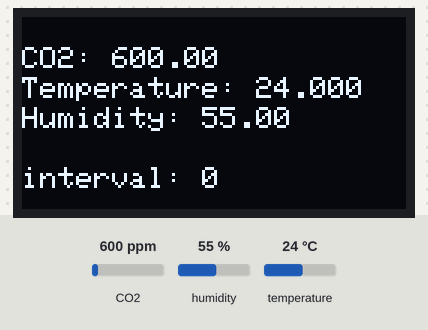
The program below on a simulated Raspberry Pi Pico running CircuitPython. Parts: 128×64 one-colour display. The test bench sets the inputs (shaded band); at power-on: CO2 600 ppm, humidity 55 %, temperature 24 °C. What the program prints to the serial console is not drawn.

Above: at 1.7 s.
1.8 s: CO2 set to 452 ppm
At 4.3 s:
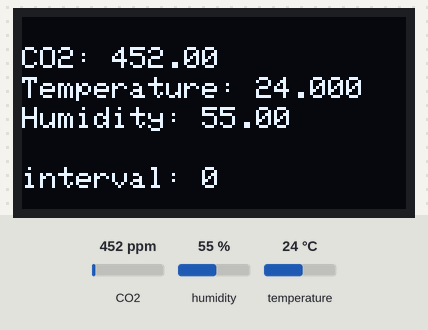
4.7 s: humidity set to 22 %
At 6.7 s:
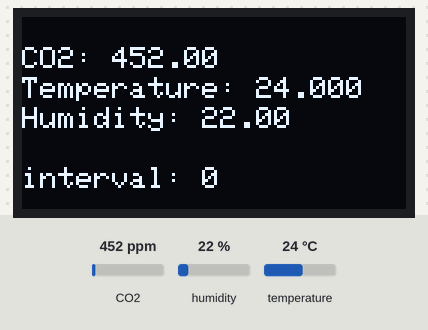
7.3 s: temperature set to 12 °C
At 9.0 s:
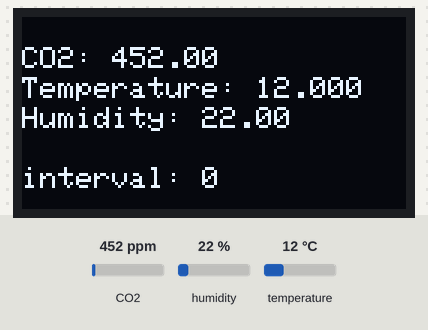
10.0 s: CO2 set to 1050 ppm
At 11.5 s:
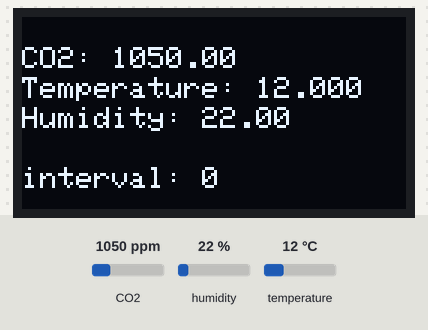
12.6 s: humidity set to 40 %
At 15.1 s:
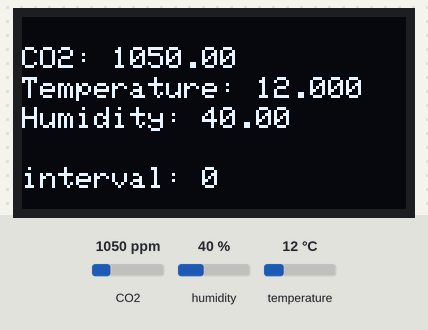
Timing chart, 0 to 16.2 s (numbered marks = the images above; inputs shaded):
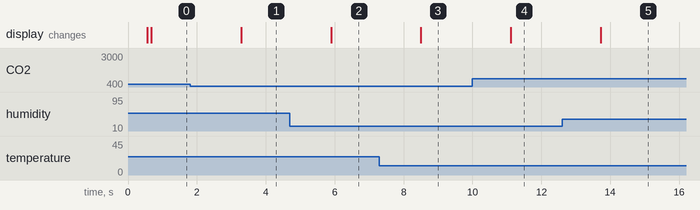

Measured:
- after the input at 1.8 s, the display: changes after 1.5 s (image 1)
- after the input at 4.7 s, the display: changes after 1.2 s (image 2)
- after the input at 7.3 s, the display: changes after 1.2 s (image 3)
- after the input at 10.0 s, the display: changes after 1.1 s (image 4)
- after the input at 12.6 s, the display: changes after 1.1 s (image 5)

The program:

co2+display.py
```python
import time
import board
import busio
import adafruit_scd30
import adafruit_ssd1306

# SCD-30 has tempremental I2C with clock stretching, datasheet recommends
# starting at 50KHz
# NOTE: CircuitPython and MicroPython pinout if different.
# CircuitPython:
# SCL = GP5
# SDA = GP4
i2c = busio.I2C(board.GP5, board.GP4, frequency=50000)
scd = adafruit_scd30.SCD30(i2c)
time.sleep(0.5) # Wait a bit for the sensor to boot up
oled = adafruit_ssd1306.SSD1306_I2C(128, 64, i2c)
oled.fill(0)
oled.text("lalal", 22,22, True)
oled.show()

# scd.temperature_offset = 10
print("Temperature offset:", scd.temperature_offset)

# scd.measurement_interval = 4
print("Measurement interval:", scd.measurement_interval)

# scd.self_calibration_enabled = True
print("Self-calibration enabled:", scd.self_calibration_enabled)

# scd.ambient_pressure = 1100
print("Ambient Pressure:", scd.ambient_pressure)

# scd.altitude = 100
print("Altitude:", scd.altitude, "meters above sea level")

# scd.forced_recalibration_reference = 409
print("Forced recalibration reference:", scd.forced_recalibration_reference)
print("")

while True:
    data = scd.data_available
    if data:
        oled.fill(0)
        print("Data Available!")
        print("CO2:", scd.CO2, "PPM")
        f_string = f"CO2: {scd.CO2:.2f}"
        oled.text(f_string, 0, 10, 1)
        print("Temperature:", scd.temperature, "degrees C")
        temperature_string = f"Temperature: {scd.temperature:.3f}"
        oled.text(temperature_string, 0, 20, True)
        print("Humidity::", scd.relative_humidity, "%%rH")
        rh_string = f"Humidity: {scd.relative_humidity:.2f}"
        oled.text(rh_string, 0, 30, True)
        print("")
        print("Waiting for new data...")
        print("")
        measurement_int_string = f"interval: {scd.measurement_interval}"
        oled.text(measurement_int_string, 0, 50, True)
        oled.show()

    time.sleep(2.5)
```
